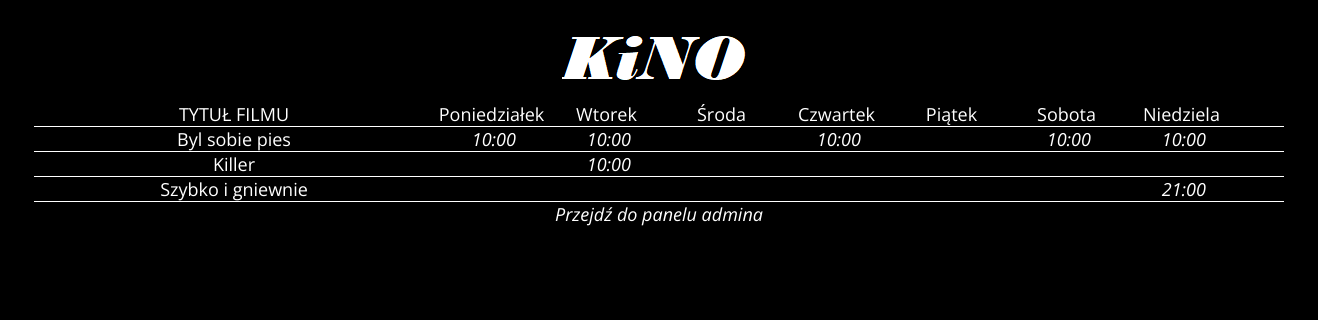
The page / on the database its author committed.
### tables this page shows
CREATE TABLE "seanse" (
	`id_seans`	INTEGER,
	`title`	TEXT,
	`day`	INTEGER,
	`time`	time,
	`id_room`	INTEGER,
	PRIMARY KEY(`id_seans`)
);

### seans_list.php (the view, shortened to what this page needs)
<div id="movie">
  <div id="header_movie">
    <div id="title_movie">TYTUŁ FILMU</div>
    <?php
      $day_array = array(1=>'Poniedziałek', 'Wtorek', 'Środa', 'Czwartek', 'Piątek', 'Sobota', 'Niedziela');
      foreach ($day_array as $day_value => $day_string) {
        print '<div class="day">'.$day_string.'</div>';
      }
     ?>
  </div>
  <?php
    $movie_query = ($db->query("select * from SEANSE group by TITLE"));
    while ($r = $movie_query->fetch()){
      print '<div id="header_movie">';
      print '<div id="title_movie">'.$r['title'].'</div>';
        foreach ($day_array as $day_value => $day_string) {
          print '<div class="day">';
          $day = $day_value;
          $title = $r['title'];
          $day_query = ($db->query("select id_seans,time from SEANSE where day = '$day' and title like '$title'"));
            while ($time = $day_query->fetch()){
              print '<a href="index.php?id_seans='.$time['id_seans'].'" title="kliknij, aby przejść do rezerwacji">'.$time['time'].'</a>';
              print '<br>';
            }
            print '</div>';
        }
      print '</div>';
    }
  ?>
</div>

### index.php (shortened to what this page needs)
<?php
$db = new PDO('sqlite:cinema.db');
?>
<!DOCTYPE html>
<html>
    <head>
        <link rel="stylesheet" href="style.css"/>
    </head>
<body>
<div id="container">
  <div id="top">
      <a href="index.php"><img src="img/logo.png" alt="Kino Miejskie"/></a>
  </div>
  <div id="body">
    <div id="header">
      <?php
           if(isset($_SESSION['page'])){
             $page = $_SESSION['page'];
             if ($page == "seans"){
               include 'seans_list.php';
             }
             elseif($page == "room"){
               include 'room.php';
             }
             elseif($page == "res"){
               include 'reservation.php';
             }
           }
         ?>
    </div>
  </div>
  <div id="bottom">
    <?php
    if ($page == "seans"){
      print '<a href="admin_index.php">Przejdź do panelu admina</a>';
    }
    ?>
  </div>
</div>
</body>
</html>

### style.css (style rules this page uses)
* { font-family: 'Open Sans', sans-serif; box-sizing: border-box; font-size: 18px; }
body { background-color: black; color: white; }
a:link, a:visited, a:hover, a:active { text-decoration: none; color: white; font-style: italic; }
#container { width: 1300px; margin-left: auto; margin-right: auto; text-align: center; }
#top { margin-top: 20px; text-align: center; }
#movie { width: 1250px; margin-left: auto; margin-right: auto; text-align: center; }
#header_movie { width: 1250px; border-bottom: 1px solid; float: left; margin-left: auto; margin-right: auto; text-align: center; }
#title_movie { width: 400px; height: auto; height: auto; float: left; }
div.day { width: 115px; float: left; height: auto; }

### rows shown on the page
seanse: title "Byl sobie pies", time "10:00"
seanse: time "10:00"
seanse: time "10:00"
seanse: time "10:00"
seanse: time "10:00"
seanse: title "Killer", time "10:00"
seanse: title "Szybko i gniewnie", time "21:00"

### other values the page prints
$day_string "Poniedziałek"
$day_string "Wtorek"
$day_string "Środa"
$day_string "Czwartek"
$day_string "Piątek"
$day_string "Sobota"
$day_string "Niedziela"
